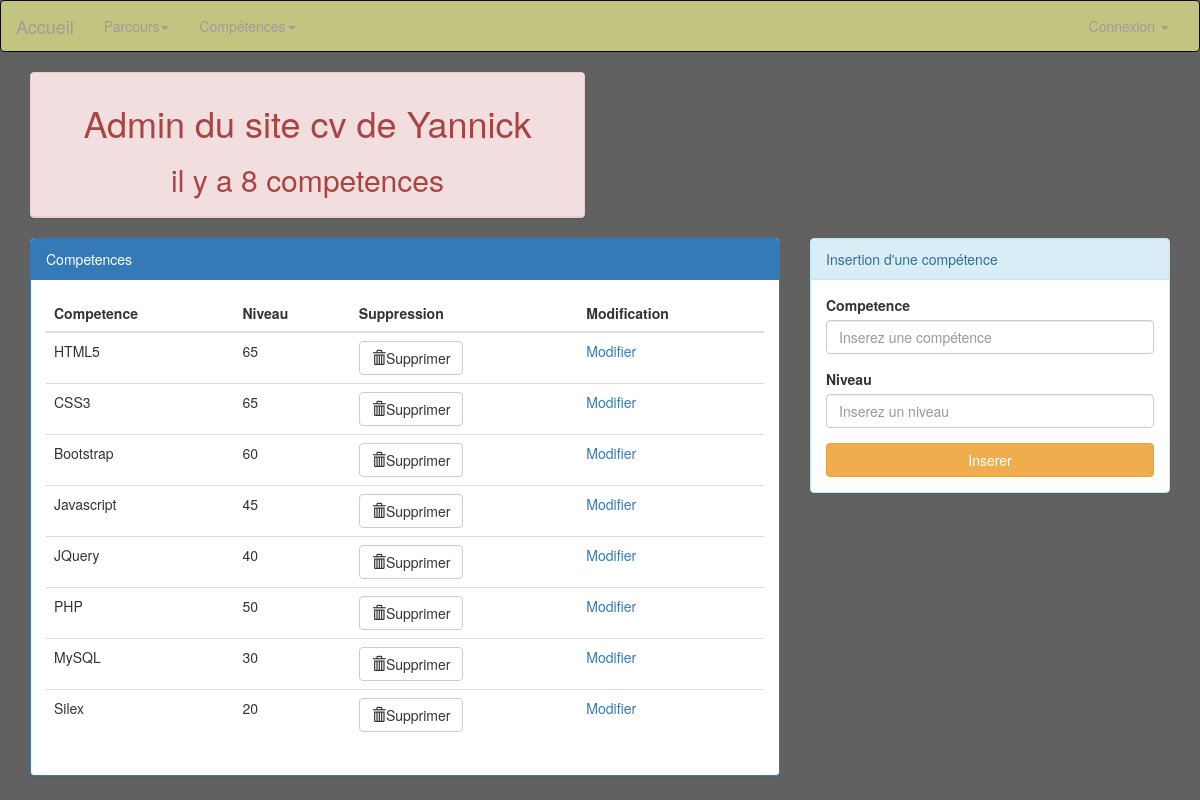
Page /admin/competences.php (signed in) on the committed database.
### tables this page shows
CREATE TABLE `t_utilisateurs` (
  `id_utilisateur` int(3) NOT NULL,
  `prenom` varchar(30) NOT NULL,
  `nom` varchar(30) NOT NULL,
  `email` varchar(50) NOT NULL,
  `telephone` int(10) UNSIGNED ZEROFILL NOT NULL,
  `mdp` varchar(12) NOT NULL,
  `pseudo` varchar(30) NOT NULL,
  `age` int(3) NOT NULL,
  `date_naissance` date NOT NULL,
  `sexe` enum('H','F') NOT NULL,
  `etat_civil` enum('Mr','Mme') NOT NULL,
  `adresse` varchar(50) NOT NULL,
  `code_postal` int(5) UNSIGNED ZEROFILL NOT NULL,
  `ville` varchar(30) NOT NULL,
  `pays` varchar(20) NOT NULL
);

CREATE TABLE `t_competences` (
  `id_competence` int(3) NOT NULL,
  `competence` varchar(30) NOT NULL,
  `c_niveau` varchar(255) NOT NULL,
  `utilisateur_id` int(3) NOT NULL
);

### admin/competences.php (the view, shortened to what this page needs)
<?php
require_once('init/connect.php');
if(isset($_SESSION['connexion']) && $_SESSION['connexion']=='connecté'){
    $id_utilisateur = $_SESSION['id_utilisateur'];
}else{
    header('location:connexion.php');
}
$req = $pdo -> query("SELECT * FROM t_utilisateurs WHERE id_utilisateur='$id_utilisateur'");
$ligne_utilisateur = $req -> fetch(PDO::FETCH_ASSOC);
?>
<!DOCTYPE html>
<html lang="fr">
<head>
    <link rel="stylesheet" href="css/bootstrap.min.css">
    <link rel="stylesheet" href="css/style_admin.css">
</head>
<body>
    <?php require_once('inc/nav_inc.php');
    $req= $pdo->prepare("SELECT * FROM t_competences WHERE utilisateur_id= '1'");
    $req->execute();
    $nbr_competences = $req-> rowCount();
    ?>
    <div class="container">
        <div class="row">
            <div class="col-md-6">
                <div class="panel panel-danger">
                    <div class="panel-heading">
                        <h1>Admin du site cv de <?php echo ($ligne_utilisateur['prenom']); ?></h1>
                        <h2>il y a <?= $nbr_competences; ?> competences</h2>
                    </div>
                </div>
            </div>
        </div>
    </div>
    <div class="container">
        <div class="row">
            <div class="col-md-8">
                <div class="panel panel-primary">
                    <div class="panel-heading">
                        Competences
                    </div>
                    <div class="table-responsive">
                        <div class="panel-body">
                            <table class="table table-hover">
                                <thead>
                                    <tr>
                                        <th>Competence</th>
                                        <th>Niveau</th>
                                        <th>Suppression</th>
                                        <th>Modification</th>
                                    </tr>
                                </thead>
                                <tbody>
                                    <?php while($ligne_competence= $req->fetch()){ ?>
                                        <tr>
                                            <td><?php echo $ligne_competence['competence']; ?></td>
                                            <td><?php echo $ligne_competence['c_niveau']; ?></td>
                                            <td><a href="competences.php?id_competence=<?php echo $ligne_competence['id_competence'];?>"><button type="button" class="btn btn-default"><span class="glyphicon glyphicon-trash"></span>Supprimer</button></a></td>
                                            <td><a href="modif_competences.php?id_competence=<?php echo $ligne_competence['id_competence'];?>">Modifier</a></td>
                                        </tr>
                                    <?php } ?>
                                </tbody>
                            </table>
                        </div>
                    </div>
                </div>
            </div>
            <div class="col-md-4">
                <div class="panel panel-info">
                    <div class="panel-heading">
                        Insertion d'une compétence
                    </div>
                    <div class="panel-body">
                        <form  method="post" action="">
                            <div class="form-group">
                                <label for="competence">Competence</label>
                                <input type="text" name="competence" id="competence" placeholder="Inserez une compétence" class="form-control">
                            </div>
                            <div class="form-group">
                                <label for="c_niveau">Niveau</label>
                                <input type="text" name="c_niveau" id="c_niveau" placeholder="Inserez un niveau" class="form-control">
                            </div>
                            <input type="submit" class="btn btn-warning btn-block" value="Inserer">
                        </form>
                    </div>
                </div>
            </div>
        </div>
    </div>
</body>
</html>

### admin/inc/nav_inc.php (shortened to what this page needs)
<nav class="navbar navbar-inverse">
    <div class="container-fluid">
        <div class="navbar-header">
            <a class="navbar-brand" href="index.php">Accueil</a>
        </div>
        <div class="collapse navbar-collapse" id="bs-example-navbar-collapse-1">
            <ul class="nav navbar-nav">
                <li class="dropdown">
                    <a href="#" class="dropdown-toggle" data-toggle="dropdown" role="button" aria-haspopup="true" aria-expanded="false">Parcours<span class="caret"></span></a>
                </li>
                <li class="dropdown">
                    <a href="#" class="dropdown-toggle" data-toggle="dropdown" role="button" aria-haspopup="true" aria-expanded="false">Compétences<span class="caret"></span></a>
                </li>
            </ul>
            <ul class="nav navbar-nav navbar-right">
                <li class="dropdown">
                    <a href="#" class="dropdown-toggle" data-toggle="dropdown" role="button" aria-haspopup="true" aria-expanded="false">Connexion <span class="caret"></span></a>
                </li>
            </ul>
        </div>
    </div>
</nav>

### admin/css/style_admin.css (style rules this page uses)
body { background: #616161; }
.navbar-inverse { background:#C2C57F; }
.panel-heading h1, .panel-heading h2 { text-align:center; }

### rows in the picture
t_utilisateurs: prenom "Yannick"
t_competences: competence "HTML5", c_niveau "65"
t_competences: competence "CSS3", c_niveau "65"
t_competences: competence "Bootstrap", c_niveau "60"
t_competences: competence "Javascript", c_niveau "45"
t_competences: competence "JQuery", c_niveau "40"
t_competences: competence "PHP", c_niveau "50"
t_competences: competence "MySQL", c_niveau "30"
t_competences: competence "Silex", c_niveau "20"

### other values in the picture
$nbr_competences "8"
